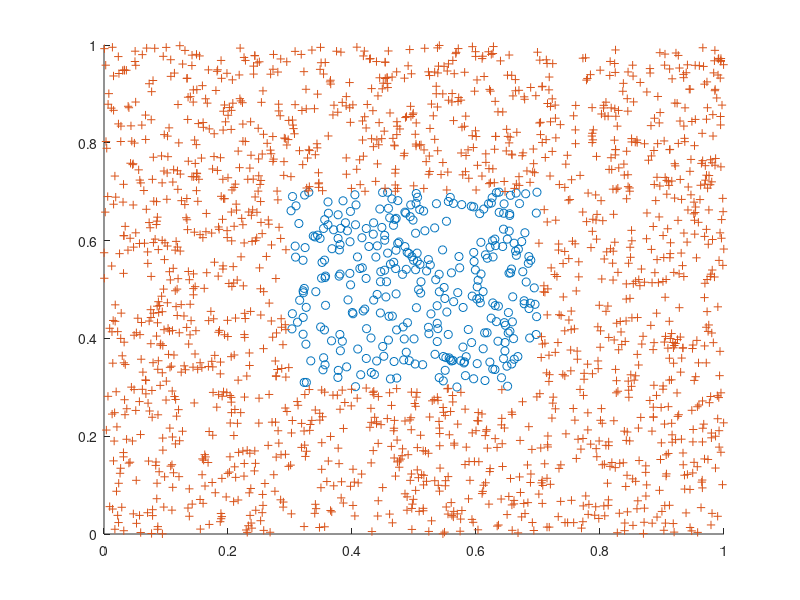

This figure's MATLAB source: (Note: this script raises an error after producing the figure.)
% CS 763: Assignment 4
% 24th March, 2016
% Authors: Ayush Baid, Niranjan Thakurdesai, Jainesh Doshi

clc;
clear all;
close all;

%% a] Dataset 1

% Generate dataset
N = 2000;   % Total number of points
X = rand(N,2);   % Each row of X corresponds to a point

% Label points
y = zeros(N,1);
y_training = zeros(N/2,1);
y_test = zeros(N/2,1);
for i=1:size(X,1)
   if X(i,1)>=0.3 && X(i,1)<=0.7 && X(i,2)>=0.3 && X(i,2)<=0.7
       y(i) = 1;    % Point lies inside the rectangle bounded by x=0.3, x=0.7, y=0.3 and y=0.7
   else
       y(i) = -1;
   end
end

% Divide the dataset into training set and test set
seq = randperm(N);
X_training = zeros(N/2,2);
X_test = zeros(N/2,2);
for i=1:N/2
   X_training(i,:) = X(seq(i),:);
   y_training(i,:) = y(seq(i),:);
   X_test(i,:) = X(seq(N/2+i),:);
   y_test(i,:) = y(seq(N/2+i),:);
end

% Plotting the dataset
figure()
scatter(X(y>0,1),X(y>0,2),'o');
hold on;
scatter(X(y<0,1),X(y<0,2),'+');
hold off

% Adaboost
T = 35;
[ H_training,H_test,i_opt,p_opt,theta_opt ] = adaboost( X_training,X_test,T,y_training,y_test );